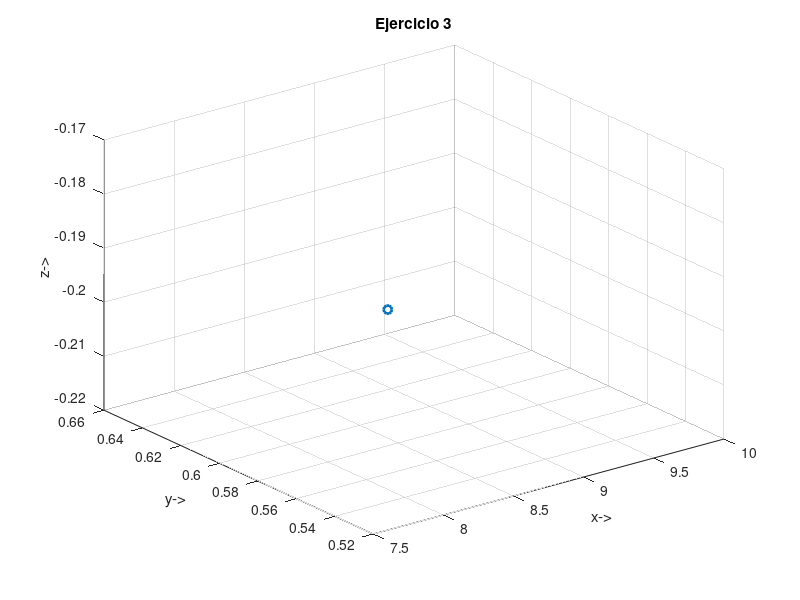

Write the MATLAB code that produced this figure.
Ruvw = [3.9; -5.7; 9; 1] # Column vector[13;5.6;53.2,1]
Y = [ 1 0 0 4.8;
      0 1 0 6.3;
      0 0 1 -9.2;
      0 0 0 1]
#Z =  [ cos() -sin() 0 0;
#      sin() cos() 0 0;
#      0 0 1 0;
#      0 0 0 1]    
      
x = Y*Ruvw
#print(x)
#plot3(46.8105,5.6000,28.4257,".o","LineWidth",2)

plot3(x(1,1),x(2,1),x(3,1),".o","LineWidth",2)
ylabel("y->")
xlabel("x->")
zlabel("z->")
title("Ejercicio 3")
grid("on")